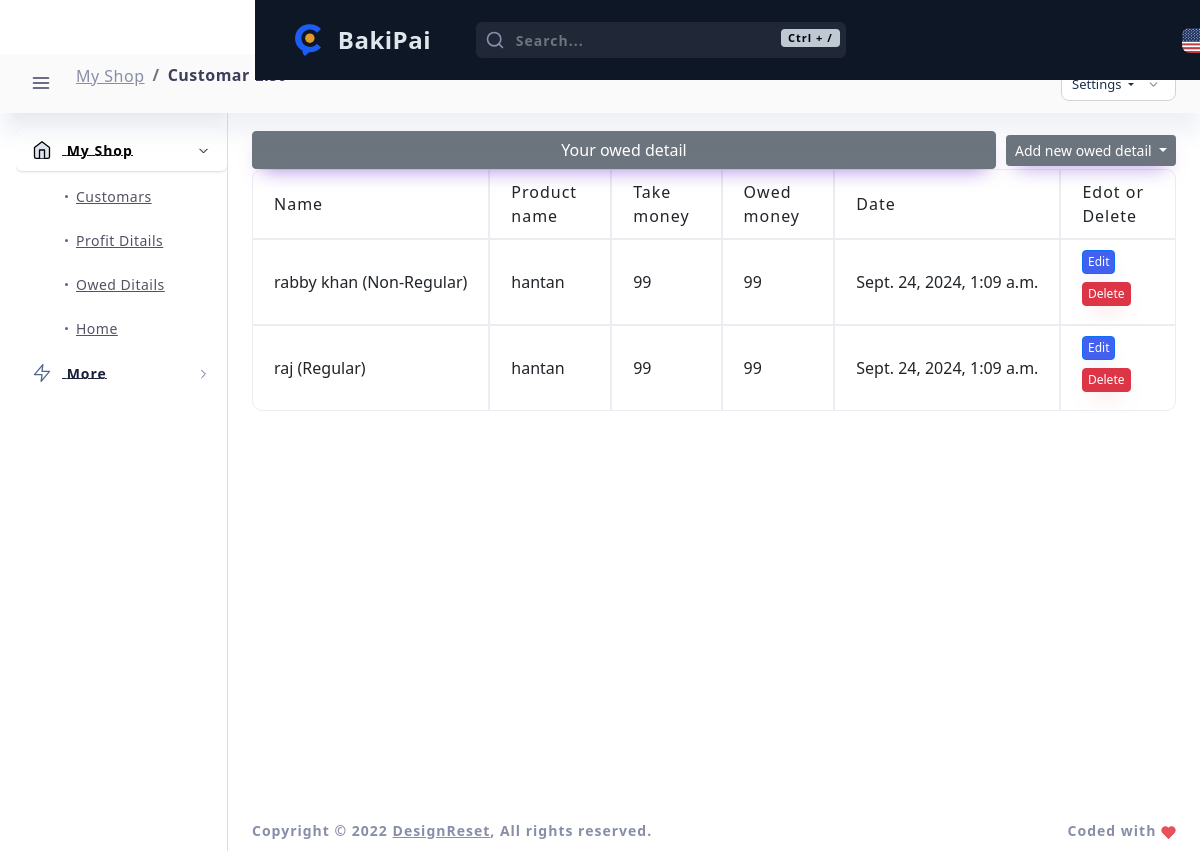
The app's page /owed_detail/, older data.
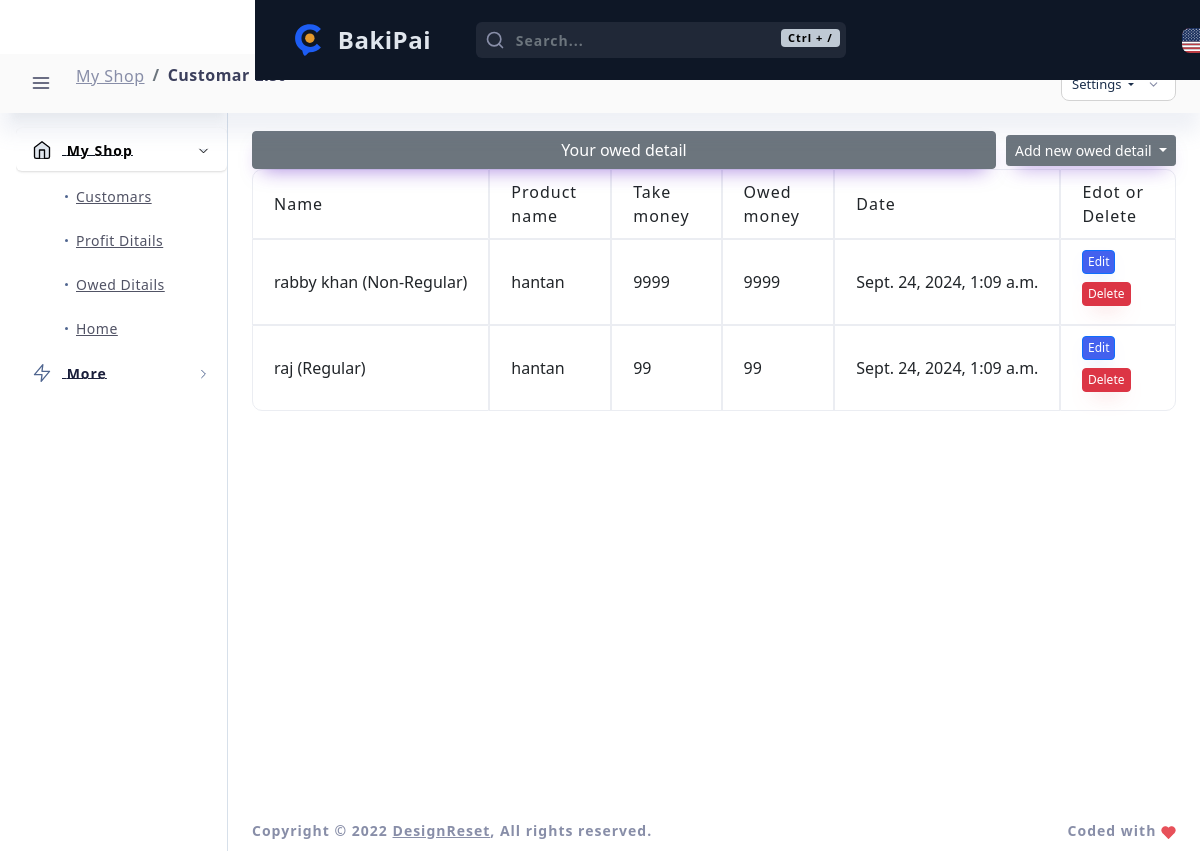
The same page, newer data.
### admin_panel/models.py (models this page shows, shortened)
class owed_detail(models.Model):
    owed_customer = models.ForeignKey(customar, on_delete=models.CASCADE , blank=True)
    owed_money_for_product = models.CharField(max_length=200000)
    given_money = models.IntegerField()
    owed_money = models.IntegerField()
    given_product_date = models.DateTimeField(auto_now_add=True)
    created_at = models.DateTimeField(auto_now_add=True)

class customar(models.Model):
    REGULAR = 'Regular'
    NON_REGULAR = 'Non-Regular'
    CUSTOMER_TYPE_CHOICES = [
        (REGULAR, 'Regular'),
        (NON_REGULAR, 'Non-Regular'),
    ]
    user = models.ForeignKey(User, on_delete=models.CASCADE)
    customer_type = models.CharField(
        max_length=20,
        choices=CUSTOMER_TYPE_CHOICES,
        default=NON_REGULAR,
        blank=False
    )
    name = models.CharField(max_length=100 , blank=False)
    address = models.TextField(max_length=1000 , blank=False)
    fhone = models.CharField(max_length=15 , blank=False)
    created_at = models.DateTimeField(auto_now_add=True)
    updated_at = models.DateTimeField(auto_now=True)
    def __str__(self):
        return f"{self.name} ({self.customer_type})"

### admin_panel/views.py (the view)
# urls.py: path('owed_detail/', owed_details, name='owed_detail'),
def owed_details(request):
    owed = owed_detail.objects.all()
    delete_owed_detail = request.POST.get('delete')
    if request.method == 'POST' and delete_owed_detail:
        delete_ow_detail = owed_detail.objects.get( id = delete_owed_detail)
        delete_ow_detail.delete()
        return redirect('owed_detail')
    context = {
        'owed':owed
    }
    return render(request , 'admin_panel/owed_dital.html'  , context)

### admin_panel/templates/admin_panel/owed_dital.html (shortened to what the changed rows need)
{% load static %}
<!DOCTYPE html>
<html lang="en">
<head>
    <link href="{% static 'admin_theme/layouts/vertical-dark-menu/css/light/loader.css' %}" rel="stylesheet" type="text/css" />
    <link href="{% static 'admin_theme/layouts/vertical-dark-menu/css/dark/loader.css' %}" rel="stylesheet" type="text/css" />
    <link href="{% static 'admin_theme/src/bootstrap/css/bootstrap.min.css' %}" rel="stylesheet" type="text/css" />
    <link href="{% static 'admin_theme/layouts/vertical-dark-menu/css/light/plugins.css' %}" rel="stylesheet" type="text/css" />
    <link href="{% static 'admin_theme/layouts/vertical-dark-menu/css/dark/plugins.css' %}" rel="stylesheet" type="text/css" />
    <link href="{% static 'admin_theme/src/plugins/src/apex/apexcharts.css' %}" rel="stylesheet" type="text/css">
    <link href="{% static 'admin_theme/src/assets/css/light/dashboard/dash_1.css' %}" rel="stylesheet" type="text/css" />
    <link href="{% static 'admin_theme/src/assets/css/dark/dashboard/dash_1.css' %}" rel="stylesheet" type="text/css" />
</head>
<body class="layout-boxed">
    <div class="main-container" id="container">
        <div id="content" class="main-content">
            <div class="layout-px-spacing">
                <div class="middle-content container-xxl p-0">
                    <div class="row layout-top-spacing">
                        <!DOCTYPE html>
                        <html lang="en">
                        <head>
                            <link href="https://stackpath.bootstrapcdn.com/bootstrap/5.1.3/css/bootstrap.min.css" rel="stylesheet">
                        </head>
                        <body>
                        </body>
                        </html>
                        <div class="table-responsive">
                            <table class="table table-hover table-bordered">
                                <thead>
                                    <tr>
                                        <th>Name</th>
                                        <th>Product name</th>
                                        <th>Take money</th>
                                        <th>Owed money</th>
                                        <th>Date</th>
                                        <th>Edot or Delete</th>
                                    </tr>
                                </thead>
                                <tbody>
                                    {% for item in owed %}
                                    <tr>
                                        <td>{{ item.owed_customer}}</td>
                                        <td>{{ item.owed_money_for_product}}</td>
                                        <td>{{ item.given_money}}</td>
                                        <td>{{ item.owed_money}}</td>
                                        <td>{{ item.given_product_date}}</td>
                                        <td>                                <a href="{% url 'update_owed_detail' item.id %}">                                        <button class="btn btn-primary mb-2 me-2" style="padding: 2px 5px; font-size: 12px;">Edit</button></a>
                                        <form method="POST">
                                            <button class="btn btn-danger mb-2 me-2" style="padding: 2px 5px; font-size: 12px;"  data-id="{{ item.id }}">
                                                Delete
                                            </button>
                                           </form></td>
                                    </tr>
                                    {% endfor %}
                                </tbody>
                            </table>
                        </div>
                    </div>
                    </div>
                </div>
        </div>
    </div>
</body>
</html>

Row changes from the older to the newer data that the page shows:
changed owed_detail "rabby khan (Non-Regular)": given_money "99" → "9999"; owed_money "99" → "9999"
